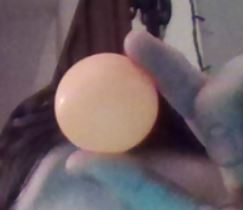
#> input picture Capture.JPG, 243 x 210 px, given in place of the camera
$ python ball_tracking_2.py   (Python 2 division)   (older library calls are emulated)
#> lines starting #> are read from the running program, lines starting #| are printed output that depends on the picture; after the words box and inside, x2 and y2 are one past the last pixel; in counts of white or black regions, pixels touching at a corner belong together
__author__ = 'Matt Cordoba'
import cv2
import numpy as np

#cap = cv2.VideoCapture(0)
c = cv2.VideoCapture(0)
detected = False
while(True):

    # Take each frame
    _, img = c.read()
#> img is the input picture: shape (210, 243, 3); mean B, G, R 100.5, 95.5, 111
    img = cv2.flip(img,5)
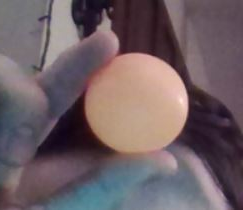
#> img: shape (210, 243, 3); mean B, G, R 100.5, 95.5, 111

    # Convert BGR to HSV
    hsv = cv2.cvtColor(img, cv2.COLOR_BGR2HSV)
#> hsv: shape (210, 243, 3); mean H, S, V 119.6, 61.2, 115.7

    #cv2.imshow("b", hsv)
    # define range of blue color in HSV
    lower_color = np.array([110,50,50], dtype=np.uint8)
    upper_color = np.array([130,255,255], dtype=np.uint8)

    # Threshold the HSV image to get only blue colors
    mask = cv2.inRange(hsv, lower_color, upper_color)
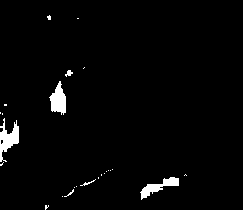
#> mask: shape (210, 243); 2.4% white; 25 white regions (20 under 20 px)
    #cv2.imshow('mask',mask)
    # Bitwise-AND mask and original image
    res = cv2.bitwise_and(img,img, mask= mask)
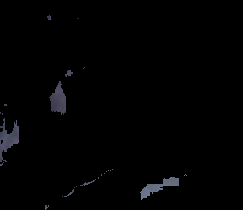
#> res: shape (210, 243, 3); mean B, G, R 2.5, 2, 2
    #cv2.imshow("b", res)

    imgray = cv2.cvtColor(res,cv2.COLOR_BGR2GRAY)
    ret,thresh = cv2.threshold(imgray,127,255,0)
#> thresh: shape (210, 243); every value is 0
    __, contours, hierarchy = cv2.findContours(imgray,cv2.RETR_TREE,cv2.CHAIN_APPROX_SIMPLE)
#> contours = 26 contours, 23 with area under 20; largest, box (x1, y1, x2, y2) and area: (0, 118, 19, 162) 329, (49, 81, 66, 115) 311, (140, 177, 179, 200) 267


    #erode = cv2.erode(res,None,iterations = 3)
    #dilate = cv2.dilate(erode,None,iterations = 10)
    #contours,hierarchy = cv2.findContours(res,cv2.RETR_LIST,cv2.CHAIN_APPROX_SIMPLE)
    for cnt in contours:

        x,y,w,h = cv2.boundingRect(cnt)
        #print w,h
        if(w < 60 or h < 60):
            continue

        cx,cy = x+w/2, y+h/2

        if 20 < res.item(cy,cx,0) < 30:
             #cv2.rectangle(f,(x,y),(x+w,y+h),[0,255,255],2)
            print "yellow :", x,y,w,h
        elif 100 < res.item(cy,cx,0) < 120:
             cv2.rectangle(img,(x,y),(x+w,y+h),[255,0,0],2)
             #print "blue :", x,y,w,h
             detected = True
#> this loop made 26 passes
#> (x, y, w, h) on passes 1, 2, 3, 4, 5, 6, 7, 11, 12, 13, 14, 15: (45, 205, 4, 5), (62, 196, 1, 1), (64, 189, 10, 8), (74, 187, 1, 1), (76, 186, 1, 1), (80, 179, 16, 7), (140, 177, 39, 23), (104, 173, 1, 1), (106, 171, 1, 1), (110, 170, 1, 1), (108, 170, 1, 1), (112, 169, 1, 1)
#> (cnt, x, y, w, h) on passes 8, 9, 10, 19, 20, 21: ([[98, 177], [98, 178]], 98, 177, 1, 2), ([[185, 174], [184, 175], [185, 174], [186, 175]], 184, 174, 3, 2), ([[101, 174], [101, 175]], 101, 174, 1, 2), ([[2, 113], [2, 114]], 2, 113, 1, 2), ([[0, 112], [0, 113]], 0, 112, 1, 2), ([[4, 104], [4, 105], [6, 105], [6, 104]], 4, 104, 3, 2)
    cv2.imshow('img',img)

    k = cv2.waitKey(5) & 0xFF
#> (key Esc is pressed here)
    if k == 27:
        break
cv2.destroyAllWindows()
